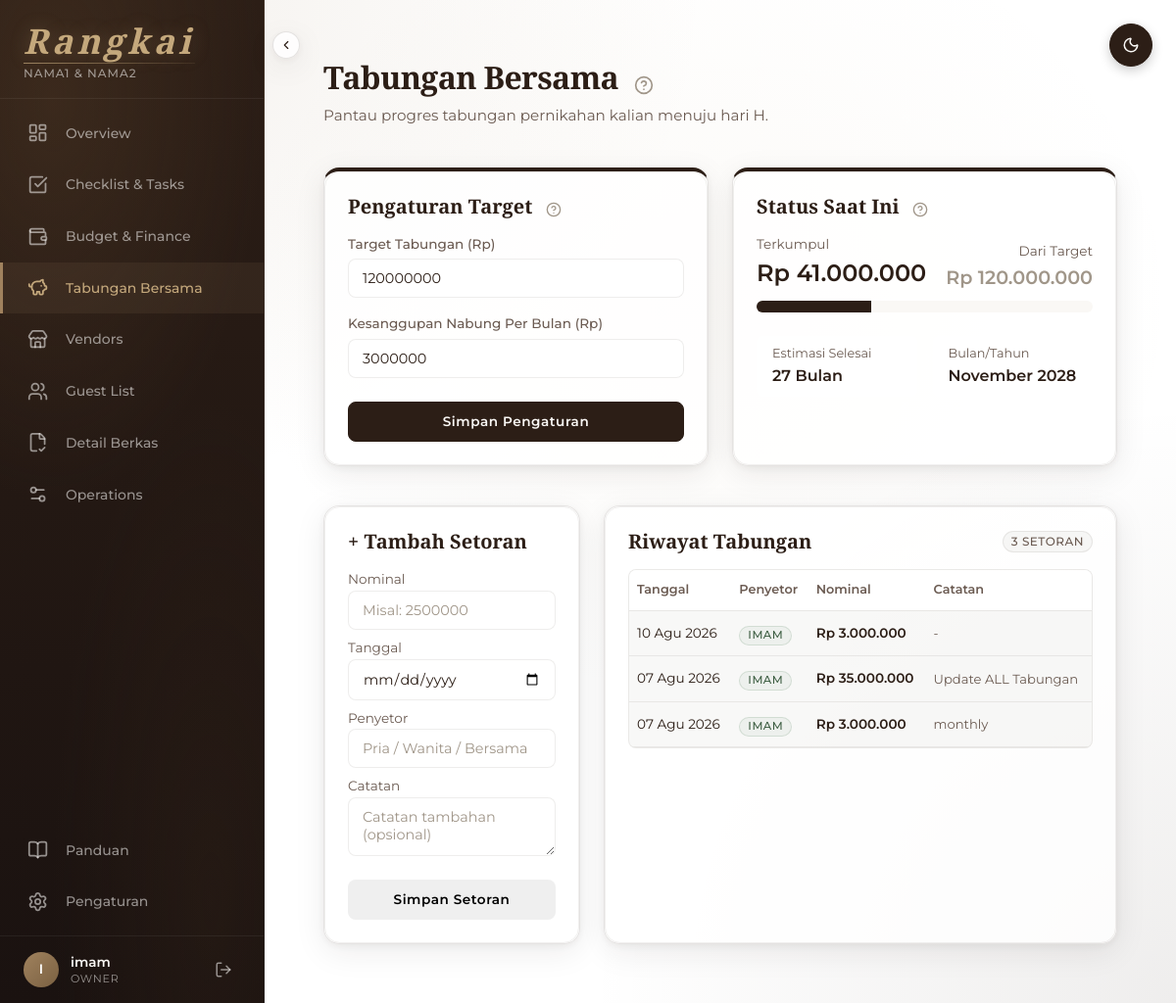
/budgets/savings/ (signed in), run on an earlier commit of the app's database.
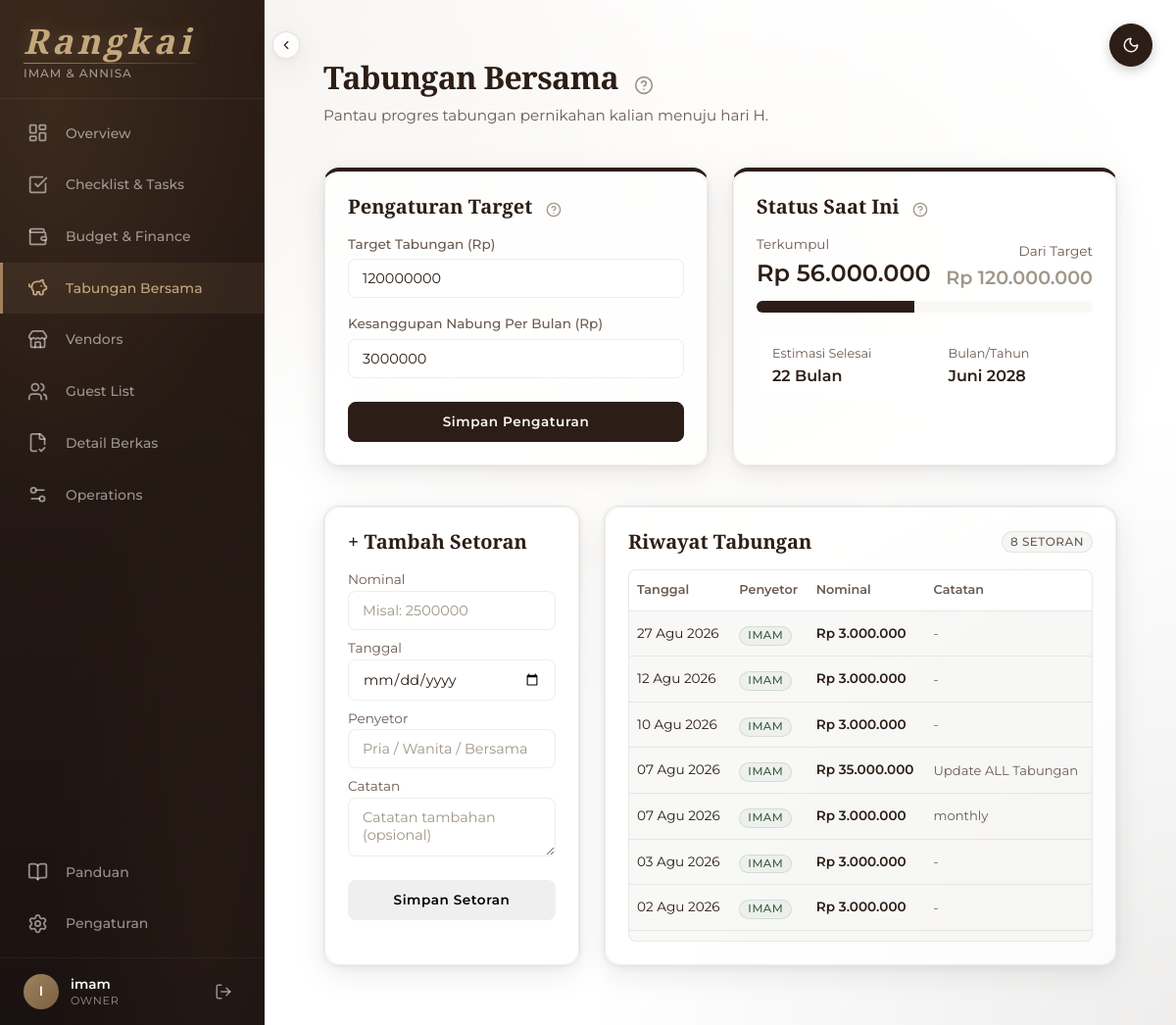
And on a later commit of the database.
### core/models.py (models this page shows, shortened)
class Wedding(models.Model):
    groom_name = models.CharField('Nama Pengantin Pria', max_length=100)
    bride_name = models.CharField('Nama Pengantin Wanita', max_length=100)
    wedding_date = models.DateField('Tanggal Pernikahan', null=True, blank=True)
    total_budget = models.DecimalField(
        'Target Total Budget (Rp)',
        max_digits=15,
        decimal_places=0,
        default=0,
    )
    budget_style = models.CharField(
        'Wedding Style Preset',
        max_length=20,
        choices=[
            ('foodie', 'Foodie Focus'),
            ('aesthetic', 'Aesthetic Focus'),
            ('balanced', 'Standard Balanced'),
        ],
        default='balanced',
    )
    invite_code = models.CharField(
        'Kode Undangan Kolaborasi',
        max_length=8,
        unique=True,
        default=generate_invite_code,
    )
    members = models.ManyToManyField(
        settings.AUTH_USER_MODEL,
        through='WeddingMembership',
        related_name='weddings',
    )
    created_at = models.DateTimeField(auto_now_add=True)
    updated_at = models.DateTimeField(auto_now=True)
    class Meta:
        verbose_name = 'Wedding Workspace'
        verbose_name_plural = 'Wedding Workspaces'
        ordering = ['-created_at']
    @property
    def days_remaining(self):
        if not self.wedding_date:
            return None
        delta = self.wedding_date - timezone.now().date()
        return max(delta.days, 0)

### finances/models.py (models this page shows, shortened)
class SavingsGoal(models.Model):
    wedding = models.OneToOneField(
        Wedding,
        on_delete=models.CASCADE,
        related_name='savings_goal',
    )
    target_amount = models.DecimalField(
        'Target Tabungan (Rp)',
        max_digits=15,
        decimal_places=0,
        default=0,
    )
    monthly_deposit = models.DecimalField(
        'Kesanggupan Tabung Per Bulan (Rp)',
        max_digits=15,
        decimal_places=0,
        default=0,
    )
    class Meta:
        verbose_name = 'Savings Goal'
    @property
    def total_saved(self):
        return self.deposits.aggregate(total=models.Sum('amount'))['total'] or 0
    @property
    def remaining(self):
        return max(0, self.target_amount - self.total_saved)

class SavingsDeposit(models.Model):
    goal = models.ForeignKey(
        SavingsGoal,
        on_delete=models.CASCADE,
        related_name='deposits',
    )
    amount = models.DecimalField('Nominal Setoran (Rp)', max_digits=15, decimal_places=0)
    date = models.DateField('Tanggal Setoran')
    depositor = models.CharField('Penyetor (Pria/Wanita/Bersama)', max_length=50)
    notes = models.TextField('Catatan', blank=True)
    created_at = models.DateTimeField(auto_now_add=True)
    class Meta:
        ordering = ['-date', '-created_at']

### finances/views.py (the view)
# urls.py: path('savings/', views.savings_tracker_view, name='savings_tracker'),
@login_required
@workspace_required
def savings_tracker_view(request):
    wedding = request.wedding
    goal, created = SavingsGoal.objects.get_or_create(wedding=wedding)
    estimated_months = 0
    estimated_completion_date = None
    if goal.remaining > 0 and goal.monthly_deposit > 0:
        estimated_months = int(goal.remaining / goal.monthly_deposit)
        if goal.remaining % goal.monthly_deposit > 0:
            estimated_months += 1
        today = datetime.date.today()
        estimated_completion_date = today + datetime.timedelta(days=estimated_months * 30)
    progress_percentage = 0
    if goal.target_amount > 0:
        progress_percentage = min(100, (goal.total_saved / goal.target_amount) * 100)
    context = {
        'goal': goal,
        'deposits': goal.deposits.all(),
        'goal_form': SavingsGoalForm(instance=goal),
        'deposit_form': SavingsDepositForm(),
        'progress_percentage': progress_percentage,
        'estimated_months': estimated_months,
        'estimated_completion_date': estimated_completion_date,
    }
    return render(request, 'finances/savings_tracker.html', context)

### finances/forms.py
class SavingsGoalForm(forms.ModelForm):
    class Meta:
        model = SavingsGoal
        fields = ['target_amount', 'monthly_deposit']
        widgets = {
            'target_amount': forms.NumberInput(attrs={'class': 'wp-input', 'placeholder': 'Misal: 100000000'}),
            'monthly_deposit': forms.NumberInput(attrs={'class': 'wp-input', 'placeholder': 'Misal: 5000000'}),
        }

class SavingsDepositForm(forms.ModelForm):
    class Meta:
        model = SavingsDeposit
        fields = ['amount', 'date', 'depositor', 'notes']
        widgets = {
            'amount': forms.NumberInput(attrs={'class': 'wp-input', 'placeholder': 'Misal: 2500000'}),
            'date': forms.DateInput(attrs={'class': 'wp-input', 'type': 'date'}),
            'depositor': forms.TextInput(attrs={'class': 'wp-input', 'placeholder': 'Pria / Wanita / Bersama'}),
            'notes': forms.Textarea(attrs={'class': 'wp-input', 'rows': 2, 'placeholder': 'Catatan tambahan (opsional)'}),
        }

### templates/finances/savings_tracker.html (shortened to what the changed rows need)
{% extends 'base.html' %}
{% load humanize %}
{% block content %}
<div class="page-header fade-in" id="guide-savings">
  <div>
    <h1>Tabungan Bersama
      <i data-lucide="help-circle" class="text-muted" style="cursor: pointer; width: 20px; height: 20px; margin-left: 8px;" onclick="showFeatureGuide('#guide-savings', 'Tabungan Bersama', 'Pantau dana yang berhasil dikumpulkan bersama pasangan secara transparan.')"></i>
    </h1>
  </div>
</div>
<div class="bento-grid bento-grid-2 fade-in" style="margin-bottom: var(--wp-space-xl);">
  <div class="card" style="border-top: 4px solid var(--wp-accent-contrast);" id="guide-savings-target">
    <div class="card-body">
      <form action="{% url 'finances:update_savings_goal' %}" method="post">
        <div style="margin-bottom: var(--wp-space-md);">
          <label style="display: block; font-size: 0.85rem; font-weight: 500; margin-bottom: 4px; color: var(--wp-text-secondary);">Target Tabungan (Rp)</label>
          {{ goal_form.target_amount }}
        </div>
        <div style="margin-bottom: var(--wp-space-lg);">
          <label style="display: block; font-size: 0.85rem; font-weight: 500; margin-bottom: 4px; color: var(--wp-text-secondary);">Kesanggupan Nabung Per Bulan (Rp)</label>
          {{ goal_form.monthly_deposit }}
        </div>
      </form>
    </div>
  </div>
  <div class="card" style="border-top: 4px solid var(--wp-accent-contrast);" id="guide-savings-progress">
    <div class="card-body">
      <div style="display: flex; justify-content: space-between; align-items: flex-end; margin-bottom: 8px;">
        <div>
          <div style="font-size: 0.85rem; color: var(--wp-text-secondary);">Terkumpul</div>
          <div style="font-size: 1.5rem; font-family: 'Montserrat', sans-serif; font-weight: 600;">Rp {{ goal.total_saved|intcomma }}</div>
        </div>
        <div style="text-align: right;">
          <div style="font-size: 0.85rem; color: var(--wp-text-secondary);">Dari Target</div>
          <div style="font-size: 1.2rem; font-family: 'Montserrat', sans-serif; font-weight: 600; color: var(--wp-text-muted);">Rp {{ goal.target_amount|intcomma }}</div>
        </div>
      </div>
      <div style="height: 12px; background: var(--wp-bg-surface-subtle); border-radius: var(--wp-radius-pill); overflow: hidden; margin-bottom: var(--wp-space-lg);">
        <div style="height: 100%; background: var(--wp-accent-contrast); width: {{ progress_percentage|floatformat:'0' }}%; transition: width 1s ease;"></div>
      </div>
      <div style="display: flex; gap: var(--wp-space-md); margin-bottom: var(--wp-space-md);">
        <div style="flex: 1; background: var(--wp-bg-canvas); padding: var(--wp-space-sm) var(--wp-space-md); border-radius: var(--wp-radius-sm);">
          <div style="font-size: 0.8rem; color: var(--wp-text-secondary);">Estimasi Selesai</div>
          <div style="font-weight: 600; color: var(--wp-text-main);">
            {% if estimated_months > 0 %}
              {{ estimated_months }} Bulan
            {% else %}
              Tercapai 🎉
            {% endif %}
          </div>
        </div>
        <div style="flex: 1; background: var(--wp-bg-canvas); padding: var(--wp-space-sm) var(--wp-space-md); border-radius: var(--wp-radius-sm);">
          <div style="font-size: 0.8rem; color: var(--wp-text-secondary);">Bulan/Tahun</div>
          <div style="font-weight: 600; color: var(--wp-text-main);">
            {% if estimated_completion_date %}
              {{ estimated_completion_date|date:"F Y" }}
            {% else %}
              -
            {% endif %}
          </div>
        </div>
      </div>
    </div>
  </div>
</div>
<div class="bento-grid bento-grid-1-2 fade-in">
  <div class="card">
    <div class="card-body" style="display: flex; flex-direction: column;">
      <div style="display: flex; align-items: center; justify-content: space-between; margin-bottom: var(--wp-space-md);">
        <h3 style="margin: 0; font-family: 'Cormorant Garamond', serif; color: var(--wp-text-main);">Riwayat Tabungan</h3>
        <span class="badge badge-muted">{{ deposits|length }} Setoran</span>
      </div>
      <div class="table-responsive" style="max-height: 380px; overflow-y: auto;">
        <table style="width: 100%; border-collapse: collapse; text-align: left;">
          <thead style="position: sticky; top: 0; background: var(--wp-bg-surface); z-index: 1;">
            <tr style="border-bottom: 1px solid var(--wp-border-light);">
              <th style="padding: 10px 8px; color: var(--wp-text-secondary); font-weight: 600; font-size: 0.8rem;">Tanggal</th>
              <th style="padding: 10px 8px; color: var(--wp-text-secondary); font-weight: 600; font-size: 0.8rem;">Penyetor</th>
              <th style="padding: 10px 8px; color: var(--wp-text-secondary); font-weight: 600; font-size: 0.8rem;">Nominal</th>
              <th style="padding: 10px 8px; color: var(--wp-text-secondary); font-weight: 600; font-size: 0.8rem;">Catatan</th>
            </tr>
          </thead>
          <tbody>
            {% for deposit in deposits %}
            <tr style="border-bottom: 1px solid var(--wp-border-light);">
              <td style="padding: 10px 8px; font-size: 0.85rem;">{{ deposit.date|date:"d M Y" }}</td>
              <td style="padding: 10px 8px;">
                <span class="badge {% if deposit.depositor == 'CPP' %}badge-gold{% else %}badge-sage{% endif %}" style="font-size: 0.72rem; padding: 2px 8px;">
                  {{ deposit.depositor }}
                </span>
              </td>
              <td style="padding: 10px 8px; font-weight: 600; color: var(--wp-text-main); font-size: 0.85rem;">Rp {{ deposit.amount|intcomma }}</td>
              <td style="padding: 10px 8px; color: var(--wp-text-secondary); font-size: 0.82rem;">{{ deposit.notes|default:"-" }}</td>
            </tr>
            {% empty %}
            <tr>
              <td colspan="4" style="padding: 32px; text-align: center; color: var(--wp-text-muted);">
                Belum ada setoran tabungan. Yuk mulai menabung!
              </td>
            </tr>
            {% endfor %}
          </tbody>
        </table>
      </div>
    </div>
  </div>
</div>
{% endblock %}

### templates/base.html (shortened to what the changed rows need)
{% load static %}
{% load humanize %}
<!DOCTYPE html>
<html lang="id">
<head>
  <link rel="stylesheet" href="{% static 'css/design-tokens.css' %}">
  <link rel="stylesheet" href="{% static 'css/main.css' %}?v=10">
  <link rel="stylesheet" href="https://cdn.jsdelivr.net/npm/driver.js@1.0.1/dist/driver.css" />
</head>
<body>
  {% block body %}
  <div class="app-shell" x-data="{ collapsed: localStorage.getItem('sidebarCollapsed') === 'true' }">
    <aside class="sidebar" id="sidebar" :class="{ 'collapsed': collapsed }">
      <div class="sidebar-brand">
        <div class="brand-info">
          <span class="brand-text">Rangkai</span>
          {% if wedding %}
          <div class="couple-names">
            {{ wedding.groom_name|title }} & {{ wedding.bride_name|title }}
          </div>
          {% endif %}
        </div>
      </div>
    </aside>
    <main class="main-content" :class="{ 'collapsed': collapsed }">
      {% block content %}{% endblock %}
    </main>
  </div>
  {% endblock %}
</body>
</html>

What changed in the data, as far as the page shows it:
changed Wedding: groom_name "NAMA1" → "IMAM"; bride_name "NAMA2" → "ANNISA"
computed for SavingsGoal: total_saved "41.000.000" → "56.000.000"
added SavingsDeposit: date "27 Agu 2026", depositor "IMAM", amount "3.000.000", notes "-"
added SavingsDeposit: date "12 Agu 2026", depositor "IMAM", amount "3.000.000", notes "-"
added SavingsDeposit: date "03 Agu 2026", depositor "IMAM", amount "3.000.000", notes "-"
added SavingsDeposit: date "02 Agu 2026", depositor "IMAM", amount "3.000.000", notes "-"
Also different on the page:
{{ progress_percentage|floatformat:'0' }}: 34 → 47 (drawn)
{{ estimated_months }}: "27" → "22"
{{ estimated_completion_date|date:"F Y" }}: "November 2028" → "Juni 2028"
{{ deposits|length }}: "3" → "8"
